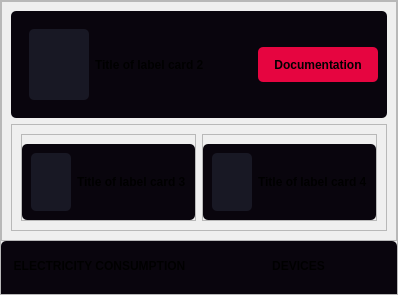
            <widget class="QFrame" name="information_group_2">
             <property name="sizePolicy">
              <sizepolicy hsizetype="Expanding" vsizetype="Preferred">
               <horstretch>0</horstretch>
               <verstretch>0</verstretch>
              </sizepolicy>
             </property>
             <property name="minimumSize">
              <size>
               <width>0</width>
               <height>0</height>
              </size>
             </property>
             <property name="maximumSize">
              <size>
               <width>16777215</width>
               <height>16777215</height>
              </size>
             </property>
             <property name="styleSheet">
              <string notr="true">/*background-color: grey;*/</string>
             </property>
             <property name="frameShape">
              <enum>QFrame::StyledPanel</enum>
             </property>
             <property name="frameShadow">
              <enum>QFrame::Raised</enum>
             </property>
             <layout class="QVBoxLayout" name="verticalLayout_9">
              <property name="spacing">
               <number>0</number>
              </property>
              <property name="leftMargin">
               <number>0</number>
              </property>
              <property name="topMargin">
               <number>0</number>
              </property>
              <property name="rightMargin">
               <number>0</number>
              </property>
              <property name="bottomMargin">
               <number>0</number>
              </property>
              <item>
               <widget class="QFrame" name="information_cards_frame_2">
                <property name="minimumSize">
                 <size>
                  <width>0</width>
                  <height>240</height>
                 </size>
                </property>
                <property name="maximumSize">
                 <size>
                  <width>16777215</width>
                  <height>240</height>
                 </size>
                </property>
                <property name="styleSheet">
                 <string notr="true"/>
                </property>
                <property name="frameShape">
                 <enum>QFrame::StyledPanel</enum>
                </property>
                <property name="frameShadow">
                 <enum>QFrame::Raised</enum>
                </property>
                <layout class="QVBoxLayout" name="verticalLayout_13">
                 <item>
                  <widget class="QFrame" name="primary_card_frame_2">
                   <property name="maximumSize">
                    <size>
                     <width>16777215</width>
                     <height>200</height>
                    </size>
                   </property>
                   <property name="styleSheet">
                    <string notr="true">background-color: rgb(9, 5, 13);
border-radius: 5px;</string>
                   </property>
                   <property name="frameShape">
                    <enum>QFrame::StyledPanel</enum>
                   </property>
                   <property name="frameShadow">
                    <enum>QFrame::Raised</enum>
                   </property>
                   <layout class="QHBoxLayout" name="horizontalLayout_14">
                    <item alignment="Qt::AlignLeft">
                     <widget class="QFrame" name="primary_card_left_content_2">
                      <property name="styleSheet">
                       <string notr="true"/>
                      </property>
                      <property name="frameShape">
                       <enum>QFrame::StyledPanel</enum>
                      </property>
                      <property name="frameShadow">
                       <enum>QFrame::Raised</enum>
                      </property>
                      <layout class="QHBoxLayout" name="horizontalLayout_13">
                       <item>
                        <widget class="QLabel" name="icon_primary_card_2">
                         <property name="minimumSize">
                          <size>
                           <width>60</width>
                           <height>50</height>
                          </size>
                         </property>
                         <property name="styleSheet">
                          <string notr="true">background-color: rgb(24, 24, 36);
border-radius: 5px;</string>
                         </property>
                         <property name="text">
                          <string/>
                         </property>
                         <property name="pixmap">
                          <pixmap resource="icons.qrc">:/icons/icons/briefcase.svg</pixmap>
                         </property>
                         <property name="alignment">
                          <set>Qt::AlignCenter</set>
                         </property>
                        </widget>
                       </item>
                       <item>
                        <widget class="QLabel" name="label_primary_card_2">
                         <property name="font">
                          <font>
                           <bold>true</bold>
                          </font>
                         </property>
                         <property name="text">
                          <string>Title of label card 2</string>
                         </property>
                        </widget>
                       </item>
                      </layout>
                     </widget>
                    </item>
                    <item alignment="Qt::AlignRight">
                     <widget class="QPushButton" name="button_documentation">
                      <property name="minimumSize">
                       <size>
                        <width>120</width>
                        <height>35</height>
                       </size>
                      </property>
                      <property name="font">
                       <font>
                        <bold>true</bold>
                       </font>
                      </property>
                      <property name="cursor">
                       <cursorShape>PointingHandCursor</cursorShape>
                      </property>
                      <property name="mouseTracking">
                       <bool>true</bool>
                      </property>
                      <property name="styleSheet">
                       <string notr="true">QPushButton {
	background-color: #E60540;
	border-radius: 5px;
}

QPushButton:hover {
	background-color: #C50332;
}</string>
                      </property>
                      <property name="text">
                       <string>Documentation</string>
                      </property>
                     </widget>
                    </item>
                   </layout>
                  </widget>
                 </item>
                 <item>
                  <widget class="QFrame" name="secondary_card_frame_2">
                   <property name="styleSheet">
                    <string notr="true"/>
                   </property>
                   <property name="frameShape">
                    <enum>QFrame::StyledPanel</enum>
                   </property>
                   <property name="frameShadow">
                    <enum>QFrame::Raised</enum>
                   </property>
                   <layout class="QHBoxLayout" name="horizontalLayout_11">
                    <item>
                     <widget class="QFrame" name="secondary_card_left_frame_2">
                      <property name="styleSheet">
                       <string notr="true"/>
                      </property>
                      <property name="frameShape">
                       <enum>QFrame::StyledPanel</enum>
                      </property>
                      <property name="frameShadow">
                       <enum>QFrame::Raised</enum>
                      </property>
                      <layout class="QVBoxLayout" name="verticalLayout_14">
                       <property name="leftMargin">
                        <number>0</number>
                       </property>
                       <property name="rightMargin">
                        <number>0</number>
                       </property>
                       <property name="bottomMargin">
                        <number>0</number>
                       </property>
                       <item>
                        <widget class="QFrame" name="secondary_card_left_content_2">
                         <property name="styleSheet">
                          <string notr="true">background-color: rgb(9, 5, 13);
border-radius: 5px;</string>
                         </property>
                         <property name="frameShape">
                          <enum>QFrame::StyledPanel</enum>
                         </property>
                         <property name="frameShadow">
                          <enum>QFrame::Raised</enum>
                         </property>
                         <layout class="QHBoxLayout" name="horizontalLayout_15">
                          <property name="bottomMargin">
                           <number>9</number>
                          </property>
                          <item>
                           <widget class="QLabel" name="icon_secondary_card_left_2">
                            <property name="minimumSize">
                             <size>
                              <width>40</width>
                              <height>40</height>
                             </size>
                            </property>
                            <property name="styleSheet">
                             <string notr="true">background-color: rgb(24, 24, 36);
border-radius: 5px;</string>
                            </property>
                            <property name="text">
                             <string/>
                            </property>
                            <property name="pixmap">
                             <pixmap resource="icons.qrc">:/icons/icons/speaker.svg</pixmap>
                            </property>
                            <property name="alignment">
                             <set>Qt::AlignCenter</set>
                            </property>
                           </widget>
                          </item>
                          <item alignment="Qt::AlignHCenter">
                           <widget class="QLabel" name="label_secondary_card_left_2">
                            <property name="font">
                             <font>
                              <bold>true</bold>
                             </font>
                            </property>
                            <property name="text">
                             <string>Title of label card 3</string>
                            </property>
                           </widget>
                          </item>
                         </layout>
                        </widget>
                       </item>
                      </layout>
                     </widget>
                    </item>
                    <item>
                     <widget class="QFrame" name="secondary_card_right_frame_2">
                      <property name="styleSheet">
                       <string notr="true"/>
                      </property>
                      <property name="frameShape">
                       <enum>QFrame::StyledPanel</enum>
                      </property>
                      <property name="frameShadow">
                       <enum>QFrame::Raised</enum>
                      </property>
                      <layout class="QVBoxLayout" name="verticalLayout_15">
                       <property name="leftMargin">
                        <number>0</number>
                       </property>
                       <property name="rightMargin">
                        <number>0</number>
                       </property>
                       <property name="bottomMargin">
                        <number>0</number>
                       </property>
                       <item>
                        <widget class="QFrame" name="secondary_card_right_content_2">
                         <property name="styleSheet">
                          <string notr="true">background-color: rgb(9, 5, 13);
border-radius: 5px;</string>
                         </property>
                         <property name="frameShape">
                          <enum>QFrame::StyledPanel</enum>
                         </property>
                         <property name="frameShadow">
                          <enum>QFrame::Raised</enum>
                         </property>
                         <layout class="QHBoxLayout" name="horizontalLayout_16">
                          <item>
                           <widget class="QLabel" name="icon_secondary_card_right_2">
                            <property name="minimumSize">
                             <size>
                              <width>40</width>
                              <height>40</height>
                             </size>
                            </property>
                            <property name="styleSheet">
                             <string notr="true">background-color: rgb(24, 24, 36);
border-radius: 5px;</string>
                            </property>
                            <property name="text">
                             <string/>
                            </property>
                            <property name="pixmap">
                             <pixmap resource="icons.qrc">:/icons/icons/mic.svg</pixmap>
                            </property>
                            <property name="alignment">
                             <set>Qt::AlignCenter</set>
                            </property>
                           </widget>
                          </item>
                          <item alignment="Qt::AlignHCenter">
                           <widget class="QLabel" name="label_secondary_card_right_2">
                            <property name="font">
                             <font>
                              <bold>true</bold>
                             </font>
                            </property>
                            <property name="text">
                             <string>Title of label card 4</string>
                            </property>
                           </widget>
                          </item>
                         </layout>
                        </widget>
                       </item>
                      </layout>
                     </widget>
                    </item>
                   </layout>
                  </widget>
                 </item>
                </layout>
               </widget>
              </item>
              <item>
               <widget class="QFrame" name="data_frame_2">
                <property name="maximumSize">
                 <size>
                  <width>16777215</width>
                  <height>16777215</height>
                 </size>
                </property>
                <property name="styleSheet">
                 <string notr="true">background-color: rgb(9, 5, 13);
border-radius: 5px;</string>
                </property>
                <property name="frameShape">
                 <enum>QFrame::StyledPanel</enum>
                </property>
                <property name="frameShadow">
                 <enum>QFrame::Raised</enum>
                </property>
                <layout class="QVBoxLayout" name="verticalLayout_25">
                 <property name="leftMargin">
                  <number>0</number>
                 </property>
                 <property name="rightMargin">
                  <number>0</number>
                 </property>
                 <property name="bottomMargin">
                  <number>0</number>
                 </property>
                 <item alignment="Qt::AlignTop">
                  <widget class="QFrame" name="tab_container_2">
                   <property name="cursor">
                    <cursorShape>ArrowCursor</cursorShape>
                   </property>
                   <property name="styleSheet">
                    <string notr="true"/>
                   </property>
                   <property name="frameShape">
                    <enum>QFrame::StyledPanel</enum>
                   </property>
                   <property name="frameShadow">
                    <enum>QFrame::Raised</enum>
                   </property>
                   <layout class="QHBoxLayout" name="horizontalLayout_22">
                    <property name="leftMargin">
                     <number>2</number>
                    </property>
                    <property name="topMargin">
                     <number>9</number>
                    </property>
                    <property name="rightMargin">
                     <number>2</number>
                    </property>
                    <property name="bottomMargin">
                     <number>9</number>
                    </property>
                    <item>
                     <widget class="QPushButton" name="button_electricity_consumption">
                      <property name="font">
                       <font>
                        <bold>true</bold>
                       </font>
                      </property>
                      <property name="cursor">
                       <cursorShape>PointingHandCursor</cursorShape>
                      </property>
                      <property name="styleSheet">
                       <string notr="true"/>
                      </property>
                      <property name="text">
                       <string>ELECTRICITY CONSUMPTION</string>
                      </property>
                     </widget>
                    </item>
                    <item>
                     <widget class="QPushButton" name="button_devices">
                      <property name="font">
                       <font>
                        <bold>true</bold>
                       </font>
                      </property>
                      <property name="cursor">
                       <cursorShape>PointingHandCursor</cursorShape>
                      </property>
                      <property name="text">
                       <string>DEVICES</string>
                      </property>
                     </widget>
                    </item>
                   </layout>
                  </widget>
                 </item>
                 <item>
                  <widget class="QFrame" name="alternative_graph_frame_2">
                   <property name="sizePolicy">
                    <sizepolicy hsizetype="Minimum" vsizetype="Expanding">
                     <horstretch>0</horstretch>
                     <verstretch>0</verstretch>
                    </sizepolicy>
                   </property>
                   <property name="maximumSize">
                    <size>
                     <width>16777215</width>
                     <height>16777215</height>
                    </size>
                   </property>
                   <property name="frameShape">
                    <enum>QFrame::StyledPanel</enum>
                   </property>
                   <property name="frameShadow">
                    <enum>QFrame::Raised</enum>
                   </property>
                   <layout class="QVBoxLayout" name="verticalLayout_4">
                    <property name="spacing">
                     <number>0</number>
                    </property>
                    <property name="leftMargin">
                     <number>6</number>
                    </property>
                    <property name="topMargin">
                     <number>0</number>
                    </property>
                    <property name="rightMargin">
                     <number>6</number>
                    </property>
                    <property name="bottomMargin">
                     <number>6</number>
                    </property>
                   </layout>
                  </widget>
                 </item>
                </layout>
               </widget>
              </item>
             </layout>
            </widget>
